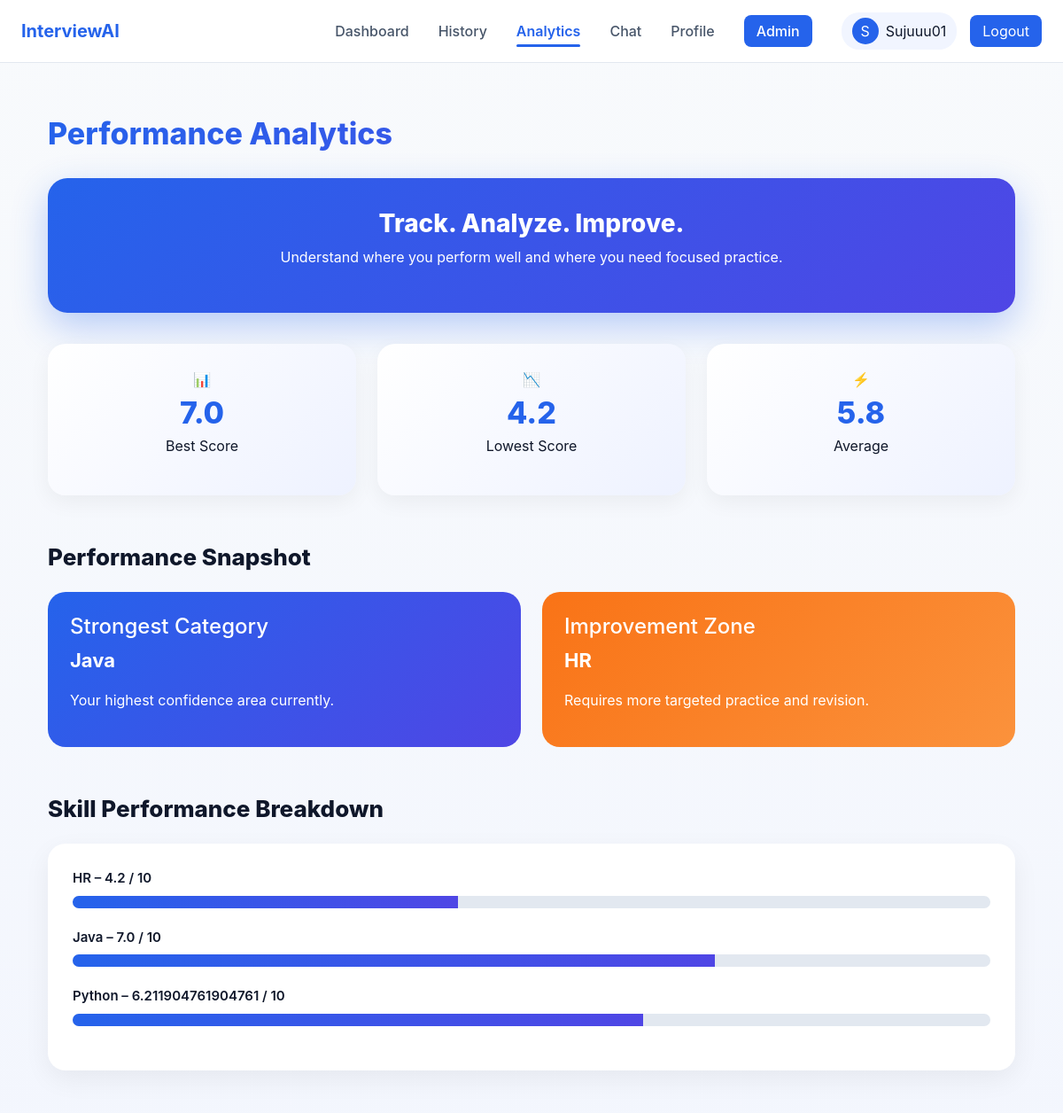
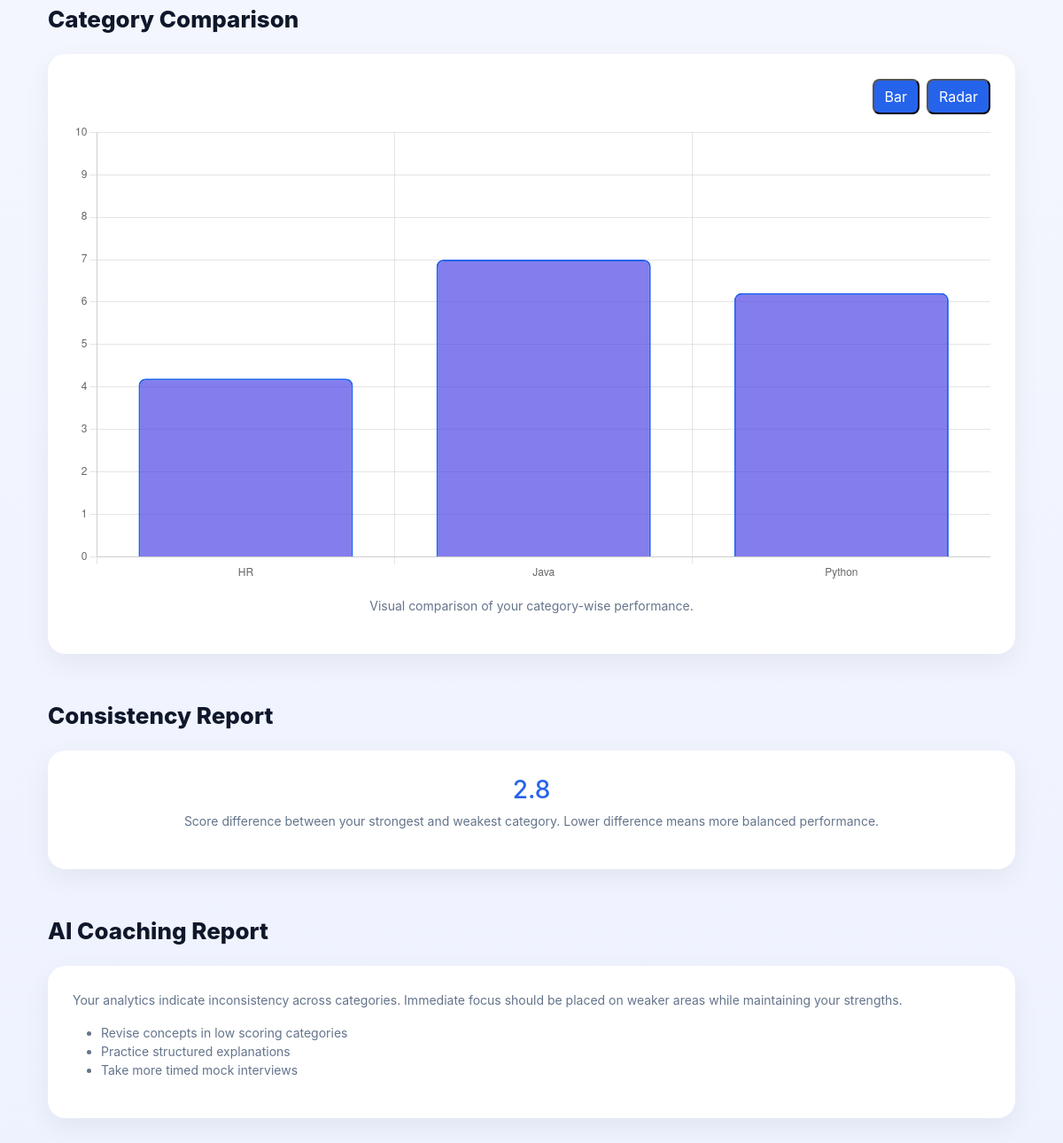
Screenshot of /analytics (signed in) with the database file from the repository (2 pictures, top to bottom).
### tables this page shows
CREATE TABLE interview_history (
    id INTEGER PRIMARY KEY AUTOINCREMENT,
    user_id INTEGER,
    category TEXT,
    score REAL,
    date TIMESTAMP DEFAULT CURRENT_TIMESTAMP
);

### app.py (the view)
@app.route("/analytics")
def analytics():
    if "user_id" not in session:
        return redirect("/login")
    db = get_db()
    cur = db.cursor()
    cur.execute("""
    SELECT category, AVG(score) as avg_score
    FROM interview_history
    WHERE user_id=?
    GROUP BY category
    """,(session["user_id"],))
    data = cur.fetchall()
    categories = [row["category"] for row in data]
    scores = [safe_num(row["avg_score"]) for row in data]
    return render_template(
        "analytics.html",
        categories=categories,
        scores=scores
    )

### app.py (called while the page is built)
def get_db():
    conn = sqlite3.connect("interview.db")
    conn.row_factory = sqlite3.Row
    return conn

def safe_num(value, default=0):
    try:
        return float(str(value).strip().replace("/10",""))
    except:
        return default

### templates/analytics.html (shortened to what this page needs)
{% extends "site_base.html" %}
{% block content %}
<div class="analytics-wrapper">
<div class="page-title">Performance Analytics</div>
<div class="analytics-hero">
<h3>Track. Analyze. Improve.</h3>
<p>Understand where you perform well and where you need focused practice.</p>
</div>
<div class="row g-4">
<div class="col-md-4">
<div class="summary-card">
📊
<div class="summary-value">{{scores|max}}</div>
<p>Best Score</p>
</div>
</div>
<div class="col-md-4">
<div class="summary-card">
📉
<div class="summary-value">{{scores|min}}</div>
<p>Lowest Score</p>
</div>
</div>
<div class="col-md-4">
<div class="summary-card">
⚡
<div class="summary-value">{{ (scores|sum / scores|length) | round(1) }}</div>
<p>Average</p>
</div>
</div>
</div>
<div class="section-title">Performance Snapshot</div>
<div class="row g-4">
<div class="col-md-6">
<div class="info-card blue">
<h4>Strongest Category</h4>
<p style="font-size:22px;font-weight:700;">
{{categories[scores.index(scores|max)]}}
</p>
<p>Your highest confidence area currently.</p>
</div>
</div>
<div class="col-md-6">
<div class="info-card orange">
<h4>Improvement Zone</h4>
<p style="font-size:22px;font-weight:700;">
{{categories[scores.index(scores|min)]}}
</p>
<p>Requires more targeted practice and revision.</p>
</div>
</div>
</div>
<div class="section-title">Skill Performance Breakdown</div>
<div class="card-ui">
{% for i in range(categories|length) %}
<div class="skill">
<div class="skill-name">
{{categories[i]}} – {{scores[i]}} / 10
</div>
<div class="progress">
<div class="progress-bar" style="width: {{scores[i]*10}}%"></div>
</div>
</div>
{% endfor %}
</div>
<div class="section-title">Category Comparison</div>
<div class="card-ui">
<div style="display:flex;justify-content:flex-end;margin-bottom:10px;">
<button onclick="showBar()" class="start-btn" style="padding:6px 12px;">Bar</button>
<button onclick="showRadar()" class="start-btn ms-2" style="padding:6px 12px;">Radar</button>
</div>
<canvas id="scoreChart"></canvas>
<p class="subtext mt-3 text-center">
Visual comparison of your category-wise performance.
</p>
</div>
<div class="section-title">Consistency Report</div>
<div class="card-ui text-center">
<h4 style="font-size:28px;color:#2563eb;">
{{ (scores|max) - (scores|min) }}
</h4>
<p class="subtext">
Score difference between your strongest and weakest category.
Lower difference means more balanced performance.
</p>
</div>
<div class="section-title">AI Coaching Report</div>
<div class="card-ui">
{% if scores|length == 0 %}
<p class="subtext">
Start interviews to generate detailed analytics.
</p>
{% elif (scores|min) < 6 %}
<p class="subtext">
Your analytics indicate inconsistency across categories. Immediate focus should be placed on weaker areas while maintaining your strengths.
</p>
<ul class="subtext">
<li>Revise concepts in low scoring categories</li>
<li>Practice structured explanations</li>
<li>Take more timed mock interviews</li>
</ul>
{% endif %}
</div>
</div>
<script>
const categories = {{categories | tojson}};
const scores = {{scores | tojson}};
let chart;
function createChart(type){
if(chart){
chart.destroy();
}
const ctx = document.getElementById("scoreChart");
chart = new Chart(ctx, {
type:type,
data:{
labels:categories,
datasets:[{
label:"Performance",
data:scores,
backgroundColor:type==="bar" ? "rgba(79,70,229,0.7)" : "rgba(37,99,235,0.35)",
borderColor:"#2563eb",
borderWidth:2,
borderRadius:8,
fill:true
}]
},
options:{
responsive:true,
plugins:{legend:{display:false}},
scales:{
y:{beginAtZero:true,max:10}
}
}
});
}
createChart("bar");
function showBar(){ createChart("bar"); }
function showRadar(){ createChart("radar"); }
</script>
{% endblock %}

### templates/site_base.html (style rules this page uses)
body { font-family:Inter, Arial, sans-serif; background:linear-gradient(180deg,#f8fafc,#eef2ff); color:#0f172a; }
.start-btn { background:#2563eb; color:white; padding:6px 14px; border-radius:8px; text-decoration:none; }

### templates/analytics.html (style rules this page uses)
.analytics-wrapper { width:100%; max-width:1400px; margin:auto; padding:30px; padding-bottom:120px; }
.page-title { font-size:34px; font-weight:800; background:linear-gradient(135deg,#2563eb,#4f46e5); -webkit-background-clip:text; -webkit-text-fill-color:transparent; margin-bottom:25px; }
.analytics-hero { padding:35px; border-radius:22px; background:linear-gradient(135deg,#2563eb,#4f46e5); color:white; text-align:center; margin-bottom:35px; box-shadow:0 15px 40px rgba(37,99,235,0.3); }
.analytics-hero h3 { font-size:28px; font-weight:800; }
.section-title { font-size:26px; font-weight:800; margin-top:50px; margin-bottom:20px; }
.card-ui { background:white; padding:28px; border-radius:20px; box-shadow:0 10px 30px rgba(0,0,0,0.06); }
.summary-card { padding:28px; border-radius:20px; text-align:center; background:linear-gradient(135deg,#ffffff,#eef2ff); box-shadow:0 8px 25px rgba(0,0,0,0.05); }
.summary-value { font-size:34px; font-weight:800; color:#2563eb; }
.skill { margin-bottom:22px; }
.skill-name { font-weight:600; margin-bottom:8px; font-size:15px; }
.progress { height:14px; border-radius:10px; background:#e2e8f0; }
.progress-bar { background:linear-gradient(90deg,#2563eb,#4f46e5); }
.info-card { padding:25px; border-radius:20px; color:white; }
.blue { background:linear-gradient(135deg,#2563eb,#4f46e5); }
.orange { background:linear-gradient(135deg,#f97316,#fb923c); }
.subtext { color:#64748b; font-size:14px; }

### rows the page displays
interview_history: category "Java", score "7.0", {{ scores[i]*10 }} 70.0 (drawn)

### other values shown
{{ session.username[0]|upper }} "S"
{{ session.username }} "Sujuuu01"
{{ scores|max }} "7.0"
{{ scores|min }} "4.2"
{{ (scores|sum / scores|length) | round(1) }} "5.8"
{{ categories[scores.index(scores|max)] }} "Java"
{{ categories[scores.index(scores|min)] }} "HR"
{{ categories[i] }} "HR" "Python"
{{ scores[i] }} "4.2" "6.211904761904761"
{{ (scores|max) - (scores|min) }} "2.8"
chart data {{ categories | tojson }} ["HR", "Java", "Python"]
chart data {{ scores | tojson }} [4.2, 7.0, 6.211904761904761]
